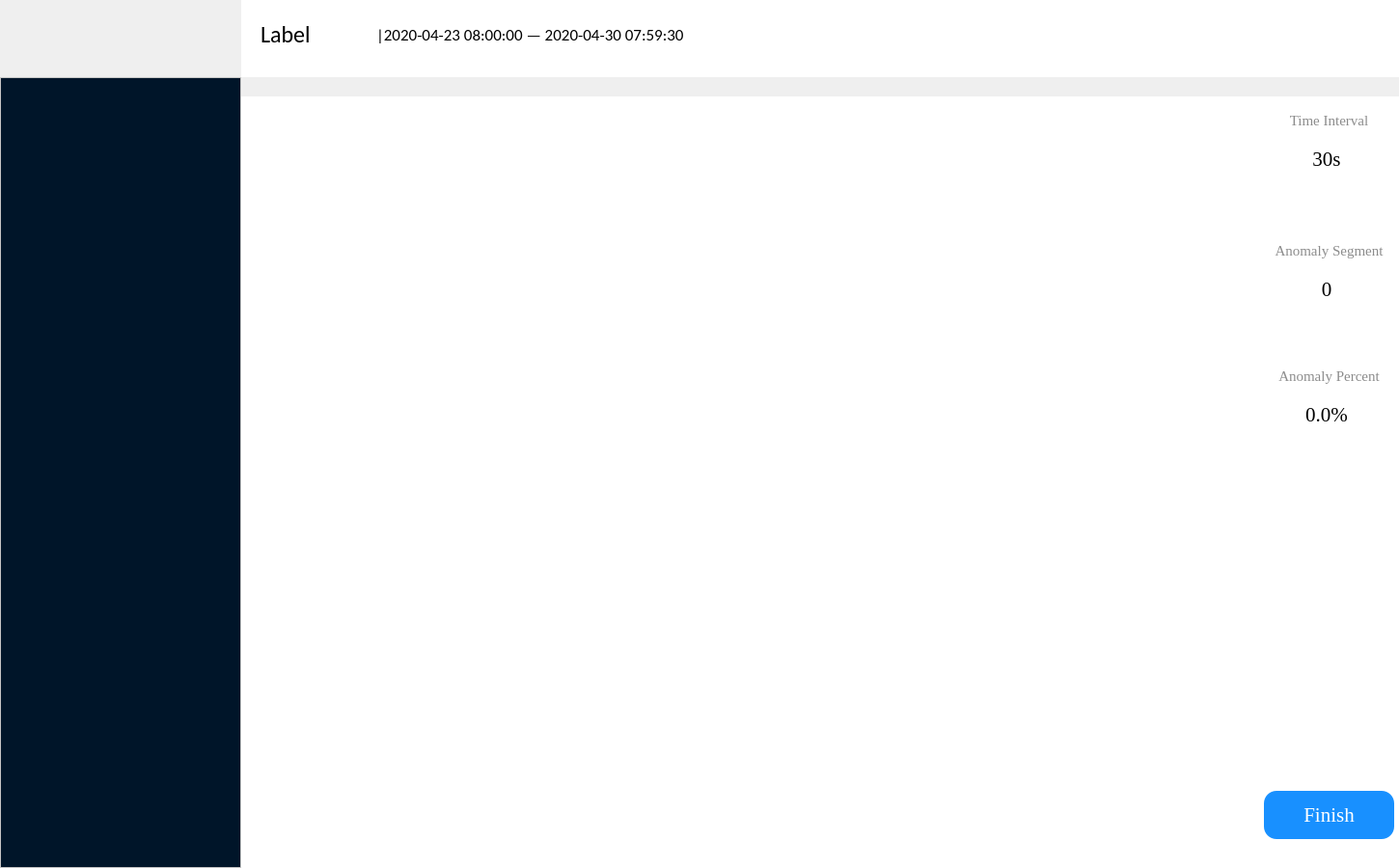
<?xml version="1.0" encoding="UTF-8"?>
<ui version="4.0">
 <class>Form</class>
 <widget class="QWidget" name="Form">
  <property name="geometry">
   <rect>
    <x>0</x>
    <y>0</y>
    <width>1450</width>
    <height>900</height>
   </rect>
  </property>
  <property name="windowTitle">
   <string>Form</string>
  </property>
  <widget class="QScrollArea" name="scrollArea">
   <property name="geometry">
    <rect>
     <x>0</x>
     <y>80</y>
     <width>250</width>
     <height>820</height>
    </rect>
   </property>
   <property name="styleSheet">
    <string notr="true">background-color: rgb(0, 21, 41);
background-color: rgb(255, 255, 255);</string>
   </property>
   <property name="verticalScrollBarPolicy">
    <enum>Qt::ScrollBarAsNeeded</enum>
   </property>
   <property name="widgetResizable">
    <bool>true</bool>
   </property>
   <widget class="QWidget" name="scrollAreaWidgetContents">
    <property name="geometry">
     <rect>
      <x>0</x>
      <y>0</y>
      <width>248</width>
      <height>818</height>
     </rect>
    </property>
    <property name="styleSheet">
     <string notr="true">background-color: rgb(0, 21, 41);</string>
    </property>
   </widget>
  </widget>
  <widget class="QWidget" name="widget" native="true">
   <property name="geometry">
    <rect>
     <x>250</x>
     <y>100</y>
     <width>1201</width>
     <height>801</height>
    </rect>
   </property>
   <property name="styleSheet">
    <string notr="true">background-color: rgb(255, 255, 255);</string>
   </property>
   <widget class="PlotWidget" name="plot_widget" native="true">
    <property name="geometry">
     <rect>
      <x>-45</x>
      <y>4</y>
      <width>1116</width>
      <height>811</height>
     </rect>
    </property>
   </widget>
   <widget class="QLabel" name="label_4">
    <property name="geometry">
     <rect>
      <x>1060</x>
      <y>10</y>
      <width>135</width>
      <height>30</height>
     </rect>
    </property>
    <property name="font">
     <font>
      <family>Times New Roman</family>
      <pointsize>11</pointsize>
      <weight>9</weight>
      <italic>false</italic>
      <bold>false</bold>
     </font>
    </property>
    <property name="styleSheet">
     <string notr="true">font: 75 11pt &quot;Times New Roman&quot;;
color: rgb(140, 140, 140);</string>
    </property>
    <property name="text">
     <string>Time Interval</string>
    </property>
    <property name="alignment">
     <set>Qt::AlignCenter</set>
    </property>
   </widget>
   <widget class="QPushButton" name="timeInterval_button">
    <property name="geometry">
     <rect>
      <x>1060</x>
      <y>40</y>
      <width>130</width>
      <height>50</height>
     </rect>
    </property>
    <property name="font">
     <font>
      <family>Times New Roman</family>
      <pointsize>16</pointsize>
      <weight>9</weight>
      <italic>false</italic>
      <bold>false</bold>
     </font>
    </property>
    <property name="styleSheet">
     <string notr="true">background-color: rgb(255, 255, 255);
font: 75 16pt &quot;Times New Roman&quot;;
border-radius:13px;
color: rgb(0, 0, 0);</string>
    </property>
    <property name="text">
     <string>30s</string>
    </property>
   </widget>
   <widget class="QLabel" name="segment_label">
    <property name="geometry">
     <rect>
      <x>1060</x>
      <y>145</y>
      <width>135</width>
      <height>30</height>
     </rect>
    </property>
    <property name="font">
     <font>
      <family>Times New Roman</family>
      <pointsize>11</pointsize>
      <weight>9</weight>
      <italic>false</italic>
      <bold>false</bold>
     </font>
    </property>
    <property name="styleSheet">
     <string notr="true">font: 75 11pt &quot;Times New Roman&quot;;
color: rgb(140, 140, 140);</string>
    </property>
    <property name="text">
     <string>Anomaly Segment</string>
    </property>
    <property name="alignment">
     <set>Qt::AlignCenter</set>
    </property>
   </widget>
   <widget class="QPushButton" name="segment_button">
    <property name="geometry">
     <rect>
      <x>1060</x>
      <y>175</y>
      <width>130</width>
      <height>50</height>
     </rect>
    </property>
    <property name="font">
     <font>
      <family>Times New Roman</family>
      <pointsize>16</pointsize>
      <weight>9</weight>
      <italic>false</italic>
      <bold>false</bold>
     </font>
    </property>
    <property name="styleSheet">
     <string notr="true">background-color: rgb(255, 255, 255);
font: 75 16pt &quot;Times New Roman&quot;;
border-radius:13px;
color: rgb(0, 0, 0);</string>
    </property>
    <property name="text">
     <string>0</string>
    </property>
   </widget>
   <widget class="QLabel" name="percent_label">
    <property name="geometry">
     <rect>
      <x>1060</x>
      <y>275</y>
      <width>135</width>
      <height>30</height>
     </rect>
    </property>
    <property name="font">
     <font>
      <family>Times New Roman</family>
      <pointsize>11</pointsize>
      <weight>9</weight>
      <italic>false</italic>
      <bold>false</bold>
     </font>
    </property>
    <property name="styleSheet">
     <string notr="true">font: 75 11pt &quot;Times New Roman&quot;;
color: rgb(140, 140, 140);</string>
    </property>
    <property name="text">
     <string>Anomaly Percent</string>
    </property>
    <property name="textFormat">
     <enum>Qt::AutoText</enum>
    </property>
    <property name="alignment">
     <set>Qt::AlignCenter</set>
    </property>
   </widget>
   <widget class="QPushButton" name="percent_button">
    <property name="geometry">
     <rect>
      <x>1060</x>
      <y>305</y>
      <width>130</width>
      <height>50</height>
     </rect>
    </property>
    <property name="font">
     <font>
      <family>Times New Roman</family>
      <pointsize>16</pointsize>
      <weight>9</weight>
      <italic>false</italic>
      <bold>false</bold>
     </font>
    </property>
    <property name="styleSheet">
     <string notr="true">background-color: rgb(255, 255, 255);
font: 75 16pt &quot;Times New Roman&quot;;
border-radius:13px;
color: rgb(0, 0, 0);</string>
    </property>
    <property name="text">
     <string>0.0%</string>
    </property>
   </widget>
   <widget class="QPushButton" name="finish_button">
    <property name="geometry">
     <rect>
      <x>1060</x>
      <y>720</y>
      <width>135</width>
      <height>50</height>
     </rect>
    </property>
    <property name="font">
     <font>
      <family>Times New Roman</family>
      <pointsize>16</pointsize>
      <weight>9</weight>
      <italic>false</italic>
      <bold>false</bold>
     </font>
    </property>
    <property name="styleSheet">
     <string notr="true">background-color: rgb(24, 144, 255);
font: 75 16pt &quot;Times New Roman&quot;;
border-radius:13px;
color: rgb(255, 255, 255);</string>
    </property>
    <property name="text">
     <string>Finish</string>
    </property>
   </widget>
   <widget class="QWidget" name="toolBar_widget" native="true">
    <property name="geometry">
     <rect>
      <x>1104</x>
      <y>405</y>
      <width>51</width>
      <height>61</height>
     </rect>
    </property>
   </widget>
  </widget>
  <widget class="QWidget" name="widget_2" native="true">
   <property name="geometry">
    <rect>
     <x>250</x>
     <y>0</y>
     <width>1201</width>
     <height>80</height>
    </rect>
   </property>
   <property name="styleSheet">
    <string notr="true">background-color: rgb(255, 255, 255);</string>
   </property>
   <widget class="QLabel" name="label">
    <property name="geometry">
     <rect>
      <x>20</x>
      <y>20</y>
      <width>121</width>
      <height>31</height>
     </rect>
    </property>
    <property name="font">
     <font>
      <family>Calibri</family>
      <pointsize>18</pointsize>
      <weight>50</weight>
      <bold>false</bold>
     </font>
    </property>
    <property name="text">
     <string>Label</string>
    </property>
   </widget>
   <widget class="QLabel" name="info_label">
    <property name="geometry">
     <rect>
      <x>140</x>
      <y>20</y>
      <width>861</width>
      <height>31</height>
     </rect>
    </property>
    <property name="font">
     <font>
      <family>Calibri</family>
      <pointsize>13</pointsize>
      <weight>50</weight>
      <bold>false</bold>
     </font>
    </property>
    <property name="text">
     <string>|2020-04-23 08:00:00 — 2020-04-30 07:59:30</string>
    </property>
   </widget>
  </widget>
  <widget class="QLabel" name="machine_label">
   <property name="geometry">
    <rect>
     <x>0</x>
     <y>0</y>
     <width>250</width>
     <height>80</height>
    </rect>
   </property>
   <property name="text">
    <string/>
   </property>
  </widget>
 </widget>
 <customwidgets>
  <customwidget>
   <class>PlotWidget</class>
   <extends>QWidget</extends>
   <header location="global">plotwidget.h</header>
   <container>1</container>
  </customwidget>
 </customwidgets>
 <resources/>
 <connections/>
</ui>
